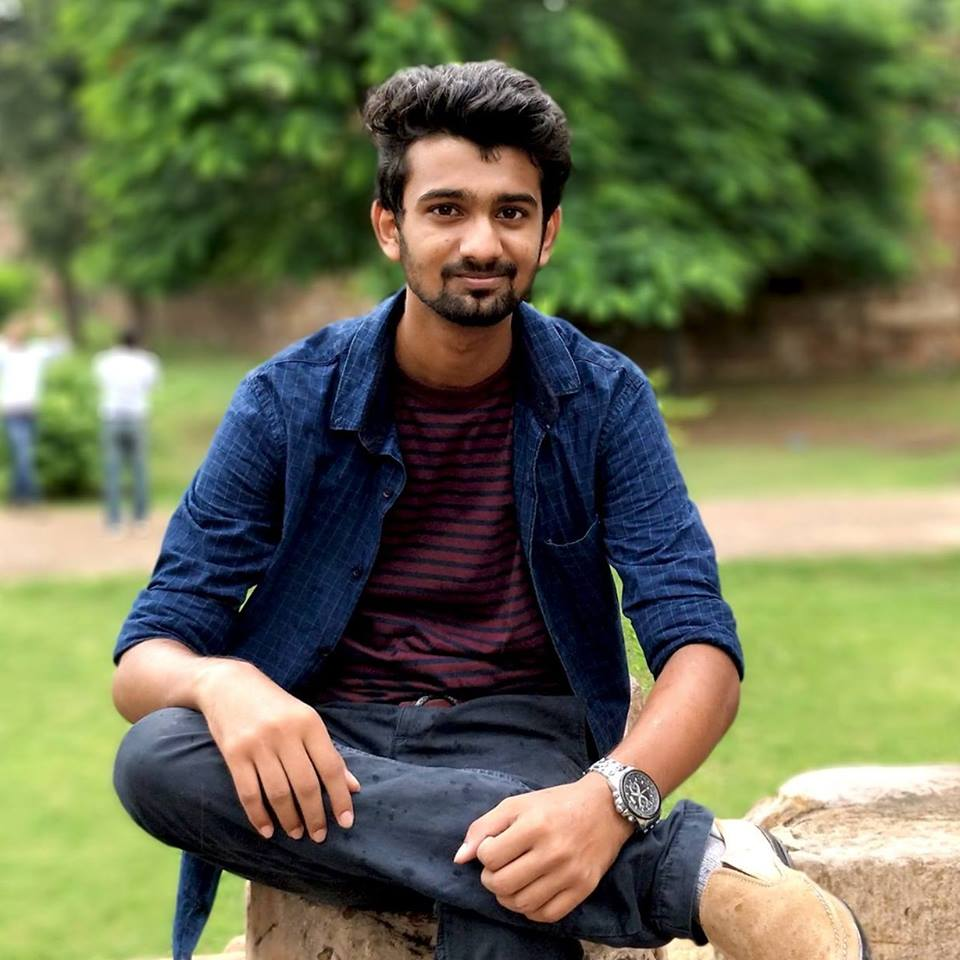
#> input picture Edge detection/vp.jpg, 960 x 960 px, given in place of the camera
$ python realTimeEdgeDetection.py
#> lines starting #> are read from the running program, lines starting #| are printed output that depends on the picture; after the words box and inside, x2 and y2 are one past the last pixel; in counts of white or black regions, pixels touching at a corner belong together
# -*- coding: utf-8 -*-
"""
Created on Thu Jun  7 11:00:30 2018

@author: kmy07
"""

# OpenCV program to perform Edge detection in real time
# import libraries of python OpenCV
# where its functionality resides
import cv2

# np is an alias pointing to numpy library
import numpy as np


# capture frames from a camera
cap = cv2.VideoCapture(0)


# loop runs if capturing has been initialized
while(1):

	# reads frames from a camera
	ret, frame = cap.read()
#> frame is the input picture: shape (960, 960, 3); mean B, G, R 79.7, 108.6, 104.4

	# converting BGR to HSV
	hsv = cv2.cvtColor(frame, cv2.COLOR_BGR2HSV)
#> hsv: shape (960, 960, 3); mean H, S, V 57.4, 127, 123.3

	# define range of red color in HSV
	lower_red = np.array([30,150,50])
	upper_red = np.array([255,255,180])

	# create a red HSV colour boundary and
	# threshold HSV image
	mask = cv2.inRange(hsv, lower_red, upper_red)
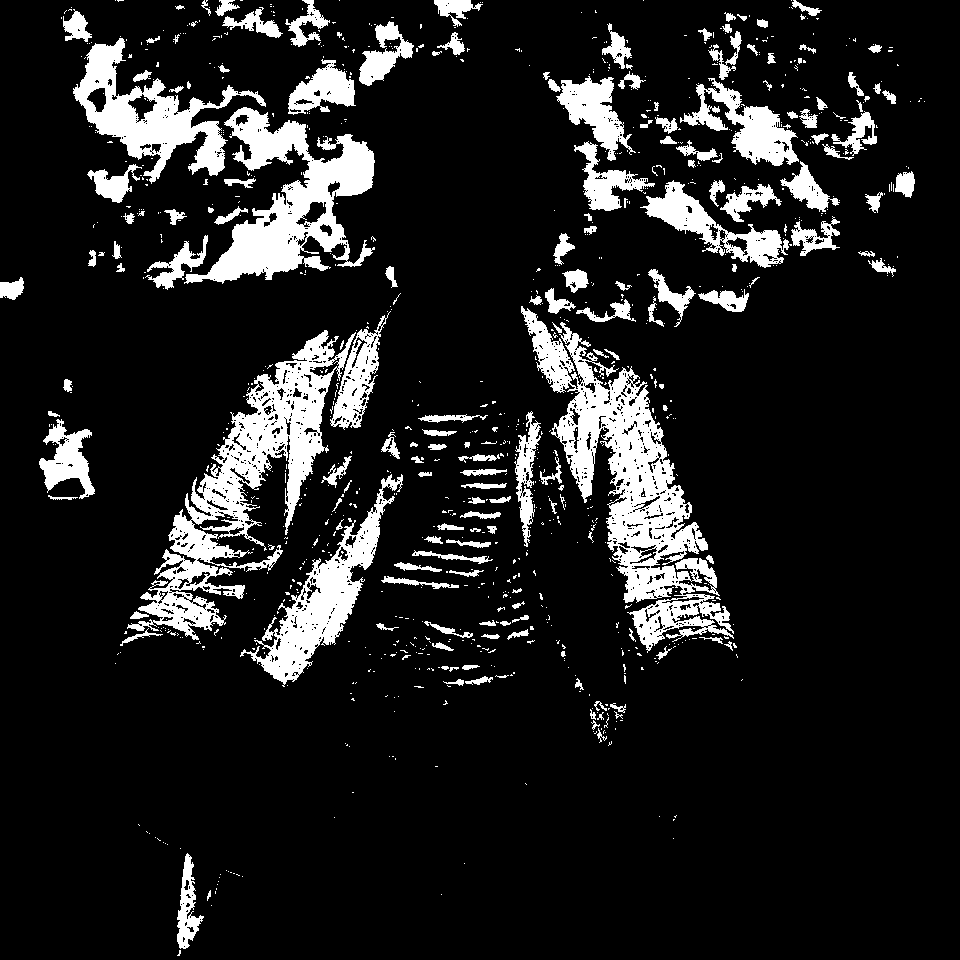
#> mask: shape (960, 960); 12.8% white; 983 white regions (806 under 20 px), largest, box (x1, y1, x2, y2) and area: (521, 306, 734, 653) 20785, (127, 330, 356, 640) 17575, (184, 107, 375, 284) 13036

	# Bitwise-AND mask and original image
	res = cv2.bitwise_and(frame,frame, mask= mask)
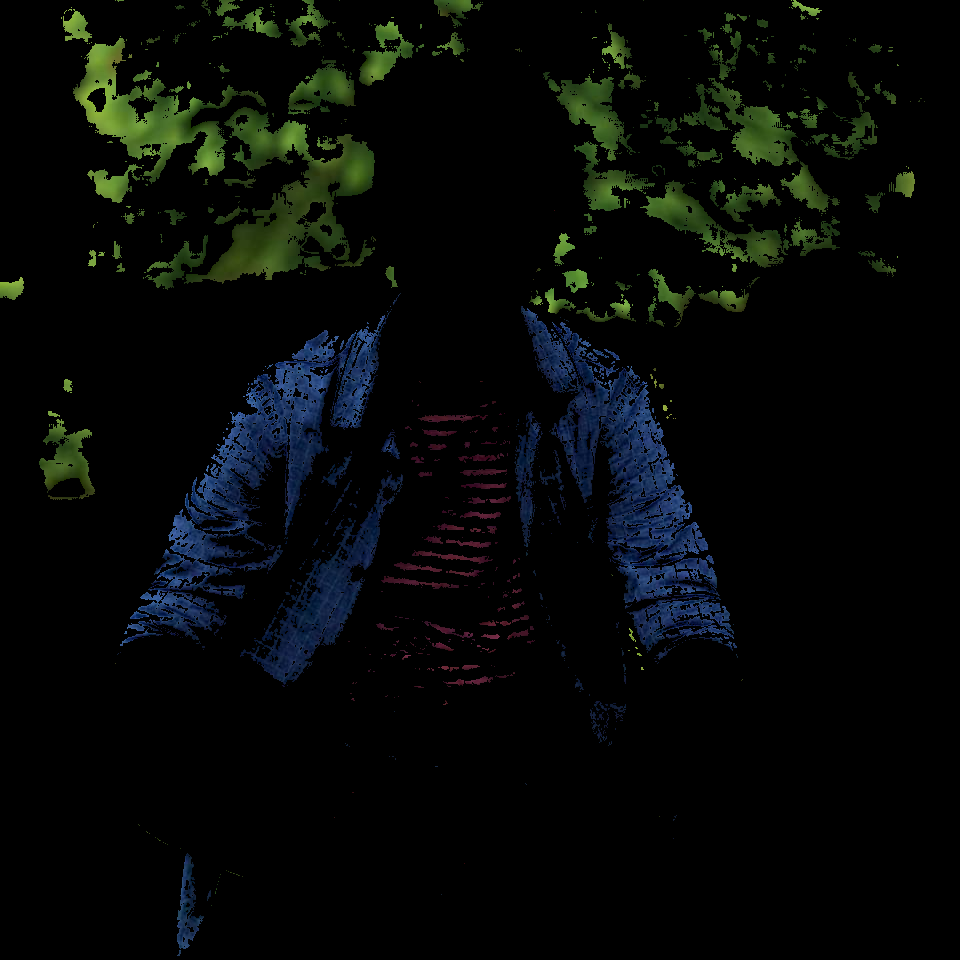
#> res: shape (960, 960, 3); mean B, G, R 7.3, 8.6, 5.7

	# Display an original image
	cv2.imshow('Original',frame)

	# finds edges in the input image image and
	# marks them in the output map edges
	edges = cv2.Canny(frame,400,200)
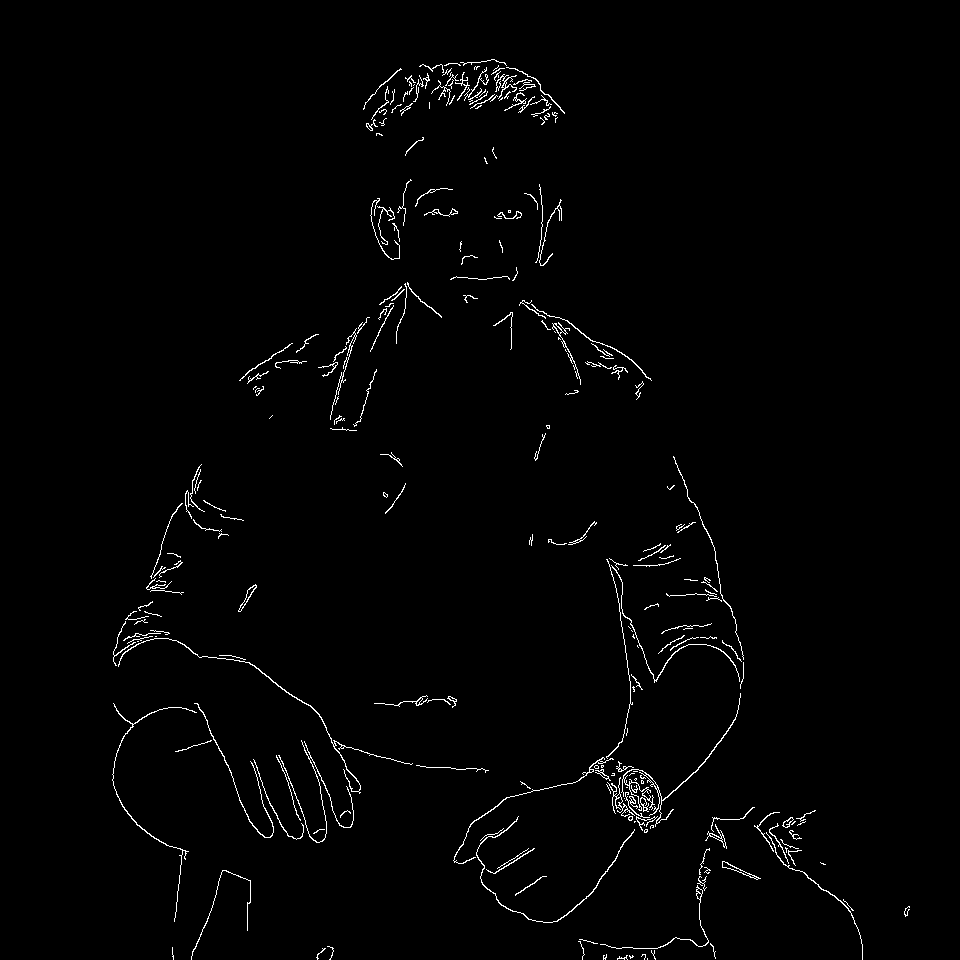
#> edges: shape (960, 960); 1.4% white in thin lines or dots, all inside (x1, y1, x2, y2) = (112, 59, 910, 960)

	# Display edges in a frame
	cv2.imshow('Edges',edges)

	# Wait for Esc key to stop
	k = cv2.waitKey(5) & 0xFF
#> (key Esc is pressed here)
	if k == 27:
		break


# Close the window
cap.release()

# De-allocate any associated memory usage
cv2.destroyAllWindows()
